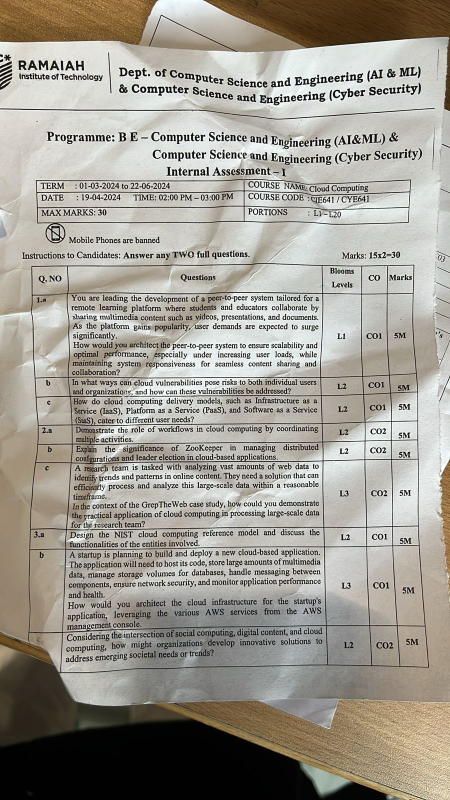
#> input picture sample.jpg, 900 x 1600 px (shown at 1/2 size)
$ python doc_scanner.py sample.jpg
#> lines starting #> are read from the running program, lines starting #| are printed output that depends on the picture; after the words box and inside, x2 and y2 are one past the last pixel; in counts of white or black regions, pixels touching at a corner belong together
#!/usr/bin/env python3
"""
Document Scanner with comprehensive visualization of edge and threshold detection.
Shows each processing step to help understand how edges are detected.
"""

import cv2
import sys
import argparse
import numpy as np
from pathlib import Path

# ────────────────────────── Edge detection functions ──────────────────────────

def auto_canny(img, sigma):
    """Applies Canny edge detection using the median pixel intensity."""
    v = np.median(img)
    lower = int(max(0, (1. - sigma) * v))
    upper = int(min(255, (1. + sigma) * v))
    return cv2.Canny(img, lower, upper)

def order_pts(pts):
    """Orders 4 points: top-left, top-right, bottom-right, bottom-left."""
    # Ensure pts is a NumPy array with shape (4, 2)
    if not isinstance(pts, np.ndarray):
        pts = np.array(pts, dtype="float32")

    # Attempt to reshape if needed
    if pts.shape != (4, 2):
        try:
            pts = pts.reshape((4, 2))
        except ValueError:
            print(f"Warning: order_pts received points with unexpected shape: {pts.shape}.")
            # Create default rectangle
            h, w = 100, 100
            pts = np.array([[0, 0], [w, 0], [w, h], [0, h]], dtype="float32")

    # Calculate the ordering of points
    rect = np.zeros((4, 2), dtype="float32")

    # Sum of coordinates - smallest is top-left, largest is bottom-right
    s = pts.sum(axis=1)
    rect[0] = pts[np.argmin(s)]  # top-left has smallest sum
    rect[2] = pts[np.argmax(s)]  # bottom-right has largest sum

    # Difference of coordinates - smallest is top-right, largest is bottom-left
    diff = np.diff(pts, axis=1).flatten()
    rect[1] = pts[np.argmin(diff)]  # top-right has smallest difference
    rect[3] = pts[np.argmax(diff)]  # bottom-left has largest difference

    return rect

def find_document_contours(img_processed, min_area_ratio=0.1, epsilon_factor=0.02):
    """
    Finds document contours in a processed image, with visualization.
    Returns the contours and a visualization image.
    """
    # Create a visualization image
    viz_img = cv2.cvtColor(img_processed, cv2.COLOR_GRAY2BGR)

    # Find contours
    contours, _ = cv2.findContours(img_processed, cv2.RETR_EXTERNAL, cv2.CHAIN_APPROX_SIMPLE)

    # Draw all contours in light gray
    cv2.drawContours(viz_img, contours, -1, (100, 100, 100), 1)

    if not contours:
        return None, viz_img

    # Sort contours by area (largest first)
    contours = sorted(contours, key=cv2.contourArea, reverse=True)

    # Calculate minimum area threshold
    img_area = img_processed.shape[0] * img_processed.shape[1]
    min_area = img_area * min_area_ratio

    # Filter and process contours
    possible_docs = []

    # Try to find contours that cover most of the image (likely the full document)
    # Consider the largest contours first
    for i, c in enumerate(contours[:5]):  # Only check the 5 largest contours
        area = cv2.contourArea(c)
        if area < min_area:
            # Mark small contours in red
            cv2.drawContours(viz_img, [c], 0, (0, 0, 200), 1)
            continue

        # Calculate how rectangular the contour is
        rect = cv2.minAreaRect(c)
        box = cv2.boxPoints(rect)
        box_area = cv2.contourArea(box)
        rect_ratio = area / box_area if box_area > 0 else 0

        # Draw large contours in blue
        cv2.drawContours(viz_img, [c], 0, (255, 0, 0), 2)

        # Try multiple epsilon values for polygon approximation
        for factor in [epsilon_factor, 0.01, 0.03, 0.05]:
            perimeter = cv2.arcLength(c, True)
            approx = cv2.approxPolyDP(c, factor * perimeter, True)

            vertices = len(approx)

            # Calculate aspect ratio of the contour - prefer more rectangular shapes
            rect = cv2.boundingRect(approx)
            aspect_ratio = max(rect[2], rect[3]) / min(rect[2], rect[3]) if min(rect[2], rect[3]) > 0 else 1

            # Score the contour based on area, rectangularity and aspect ratio
            # We want large, rectangular contours with reasonable aspect ratios
            contour_score = area * rect_ratio * (1.0 / max(1.0, aspect_ratio))

            # Ideal case: 4-sided contour with good properties
            if vertices == 4:
                # Draw the approximated contour in green
                cv2.drawContours(viz_img, [approx], 0, (0, 255, 0), 2)

                # Draw the corners as circles
                for point in approx:
                    x, y = point[0]
                    cv2.circle(viz_img, (x, y), 5, (0, 255, 255), -1)

                possible_docs.append((approx, contour_score))
                # Add label
                cx = np.mean(approx[:, 0, 0])
                cy = np.mean(approx[:, 0, 1])
                cv2.putText(viz_img, f"Doc (score: {contour_score:.1f})", (int(cx)-50, int(cy)),
                            cv2.FONT_HERSHEY_SIMPLEX, 0.5, (0, 255, 0), 1)
                break

            # Handle 3, 5, or 6 vertices cases
            elif vertices >= 3 and vertices <= 6:
                # Draw the original approximation in yellow
                cv2.drawContours(viz_img, [approx], 0, (0, 255, 255), 1)

                # Convert to a rectangle
                rect = cv2.minAreaRect(approx)
                box = cv2.boxPoints(rect)
                box = np.int32(box)

                # Draw the rectangular approximation in green
                cv2.drawContours(viz_img, [box], 0, (0, 255, 0), 2)

                # Draw the corners as circles
                for point in box:
                    x, y = point
                    cv2.circle(viz_img, (int(x), int(y)), 5, (0, 255, 255), -1)

                possible_docs.append((box.reshape(-1, 1, 2), contour_score))
                # Add label
                cx = np.mean(box[:, 0])
                cy = np.mean(box[:, 1])
                cv2.putText(viz_img, f"Doc (v={vertices}, score={contour_score:.1f})",
                            (int(cx)-80, int(cy)),
                            cv2.FONT_HERSHEY_SIMPLEX, 0.5, (0, 255, 0), 1)
                break

    # If we found possible documents, select the best one based on score
    if possible_docs:
        # Sort by score (highest first)
        possible_docs.sort(key=lambda x: x[1], reverse=True)
        best_docs = [doc[0] for doc in possible_docs]

        # Draw the best contour with a thick line
        cv2.drawContours(viz_img, [best_docs[0]], 0, (0, 255, 0), 3)
        cv2.putText(viz_img, "BEST MATCH",
                    (int(viz_img.shape[1]/2)-50, int(viz_img.shape[0]/2)),
                    cv2.FONT_HERSHEY_SIMPLEX, 1, (0, 0, 255), 2)

        return best_docs, viz_img

    return None, viz_img

def enhance_for_threshold(img):
    """Apply special preprocessing for threshold method to better capture full document edges"""
    # Create a border around the image to help with documents that extend to the edges
    bordered = cv2.copyMakeBorder(img, 20, 20, 20, 20, cv2.BORDER_CONSTANT, value=0)

    # Increase contrast to make the document stand out
    clahe = cv2.createCLAHE(clipLimit=3.0, tileGridSize=(8, 8))
    contrast = clahe.apply(bordered)

    # Apply bilateral filter to preserve edges while smoothing
    bilateral = cv2.bilateralFilter(contrast, 9, 75, 75)

    return bilateral

def four_point_warp(img, pts):
    """Applies perspective warp to an image based on 4 points."""
    # Ensure pts are properly ordered
    rect = order_pts(pts)
    (tl, tr, br, bl) = rect

    # Draw the ordered points on a copy for visualization
    viz_img = img.copy()
    points = [tl, tr, br, bl]
    colors = [(0, 0, 255), (0, 255, 0), (255, 0, 0), (255, 255, 0)]  # Red, Green, Blue, Yellow
    labels = ["TL", "TR", "BR", "BL"]

    for (point, color, label) in zip(points, colors, labels):
        x, y = point.astype(int)
        cv2.circle(viz_img, (x, y), 10, color, -1)
        cv2.putText(viz_img, label, (x-10, y-10), cv2.FONT_HERSHEY_SIMPLEX, 0.7, color, 2)

    # Compute width: max distance between br/bl or tr/tl
    widthA = np.linalg.norm(br - bl)
    widthB = np.linalg.norm(tr - tl)
    maxWidth = max(1, int(max(widthA, widthB)))

    # Compute height: max distance between tr/br or tl/bl
    heightA = np.linalg.norm(tr - br)
    heightB = np.linalg.norm(tl - bl)
    maxHeight = max(1, int(max(heightA, heightB)))

    # Destination points for "bird's eye view"
    dst = np.array([
        [0, 0],                  # Top-left
        [maxWidth - 1, 0],       # Top-right
        [maxWidth - 1, maxHeight - 1], # Bottom-right
        [0, maxHeight - 1]       # Bottom-left
    ], dtype="float32")

    # Draw the destination rectangle on viz_img
    dst_scaled = dst.copy()
    # Scale and shift the destination to avoid overlapping with the original
    scale_factor = 0.3
    shift_x = img.shape[1] - int(maxWidth * scale_factor) - 10
    shift_y = 10

    dst_scaled = dst_scaled * scale_factor
    dst_scaled[:, 0] += shift_x
    dst_scaled[:, 1] += shift_y
    dst_scaled = dst_scaled.astype(int)

    cv2.polylines(viz_img, [dst_scaled], True, (0, 255, 0), 2)
    cv2.putText(viz_img, "Target", (shift_x, shift_y-10), cv2.FONT_HERSHEY_SIMPLEX, 0.5, (0, 255, 0), 1)

    # Compute the perspective transform matrix and apply it
    try:
        M = cv2.getPerspectiveTransform(rect, dst)
        warped = cv2.warpPerspective(img, M, (maxWidth, maxHeight))
        return warped, viz_img
    except cv2.error as e:
        print(f"Error during perspective warp: {e}")
        return img, viz_img

# ────────────────────────── Main scanning function ──────────────────────────

def scan(path, visualize=True, out="scanned_output.jpeg"):
    """
    Document scanning function with detailed visualization of the detection process.

    Args:
        path: Path to the input image
        visualize: Whether to show visualization windows
        out: Output file path
    """
#> called with visualize = True, out = 'scanned_output.jpeg'
    # Load the image
    try:
        img = cv2.imread(str(path))
#> img is the input picture: shape (1600, 900, 3); mean B, G, R 146.8, 155.8, 159.6
        if img is None:
            raise IOError(f"Cannot open or read image file {path}")
        orig = img.copy()
    except Exception as e:
        sys.exit(f"Error loading image: {e}")

    # Display the original image
    if visualize:
        cv2.imshow("Original Image", img)
        cv2.waitKey(1000)  # Wait 1 second to ensure window is visible

    # Resize for faster processing
    proc_h = 700
    if img.shape[0] <= proc_h:
        ratio = 1.0
        small = img.copy()
    else:
        ratio = img.shape[0] / proc_h
        small = cv2.resize(img, (int(img.shape[1] / ratio), proc_h),
                          interpolation=cv2.INTER_AREA)

    # Display the resized image
    if visualize:
        cv2.imshow("Resized Image", small)
        cv2.waitKey(1000)

    # Convert to grayscale
    gray = cv2.cvtColor(small, cv2.COLOR_BGR2GRAY)

    if visualize:
        cv2.imshow("Grayscale", gray)
        cv2.waitKey(1000)

    # Apply contrast enhancement
    clahe = cv2.createCLAHE(clipLimit=2.0, tileGridSize=(8, 8))
    enhanced = clahe.apply(gray)

    if visualize:
        cv2.imshow("Enhanced Contrast", enhanced)
        cv2.waitKey(1000)

    # Apply Gaussian blur
    blurred = cv2.GaussianBlur(enhanced, (5, 5), 0)
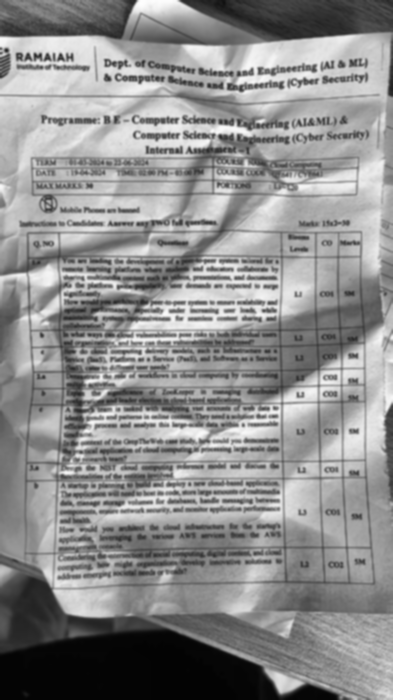
#> blurred: shape (700, 393); min 3, max 254, mean 141.2

    if visualize:
        cv2.imshow("Blurred", blurred)
        cv2.waitKey(1000)

    # Store results from both methods
    edge_document_contour = None
    threshold_document_contour = None

    # ---------------------- EDGE-BASED DETECTION ----------------------
    print("\n====== METHOD 1: EDGE DETECTION ======")

    # Create a window for edge detection steps
    if visualize:
        cv2.namedWindow("Edge Detection Steps", cv2.WINDOW_NORMAL)
        cv2.resizeWindow("Edge Detection Steps", 800, 600)

    # Try different parameters for edge detection
    edge_params = [
        {"sigma": 0.33, "kernel_size": 5, "area_ratio": 0.1},
        {"sigma": 0.25, "kernel_size": 7, "area_ratio": 0.1},
        {"sigma": 0.40, "kernel_size": 5, "area_ratio": 0.05}
    ]

    for params in edge_params:
        print(f"\nTrying edge detection with: sigma={params['sigma']}, kernel={params['kernel_size']}, area_ratio={params['area_ratio']}")

        # Apply Canny edge detection
        edges = auto_canny(blurred, params['sigma'])

        if visualize:
            cv2.imshow("Canny Edges", edges)
            cv2.waitKey(1000)

        # Apply morphological operations
        kernel = cv2.getStructuringElement(cv2.MORPH_RECT, (params['kernel_size'], params['kernel_size']))
        closed = cv2.morphologyEx(edges, cv2.MORPH_CLOSE, kernel, iterations=2)

        if visualize:
            cv2.imshow("Morphological Closing", closed)
            cv2.waitKey(1000)

        # Apply dilation to connect broken edges
        dilated = cv2.dilate(closed, kernel, iterations=1)

        if visualize:
            cv2.imshow("Dilated Edges", dilated)
            cv2.waitKey(1000)

        # Find and visualize document contours
        contours, viz = find_document_contours(dilated, params['area_ratio'])

        if visualize:
            cv2.imshow("Edge Detection Steps", viz)
            cv2.waitKey(1000)

        if contours:
            edge_document_contour = contours[0]
            print(f"✓ Found document contour using edge detection!")
            break
#> this loop made 1 pass
#> (v in auto_canny, lower in auto_canny, upper in auto_canny, edge_document_contour) on pass 1: (147, 98, 195, [[371, 699], [-19, 687], [0, 18], [392, 30]])
#> pass 1, in scan, `edges = auto_canny(blurred, params['sigma'])`:
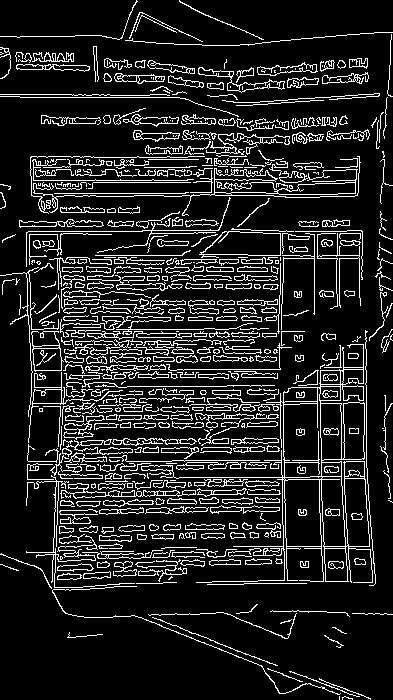
#> edges: shape (700, 393); 13.4% white in thin lines or dots
#> pass 1, in scan, `closed = cv2.morphologyEx(edges, cv2.MORPH_CLOSE, kernel, iterations=2)`:
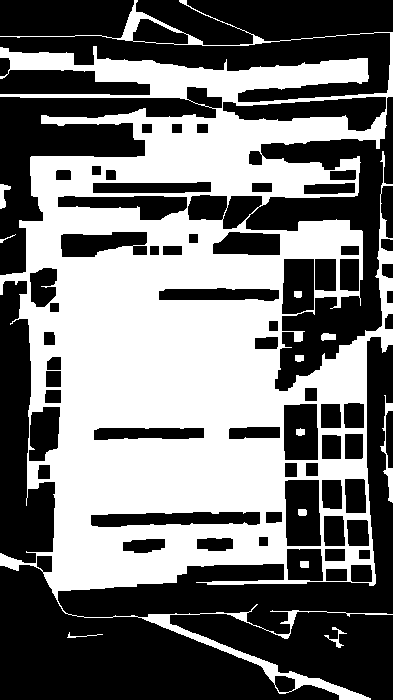
#> closed: shape (700, 393); 45.1% white; 12 white regions, largest, box (x1, y1, x2, y2) and area: (0, 0, 393, 700) 123046, (380, 395, 393, 503) 381, (0, 184, 11, 209) 144
#> pass 1, in scan, `dilated = cv2.dilate(closed, kernel, iterations=1)`:
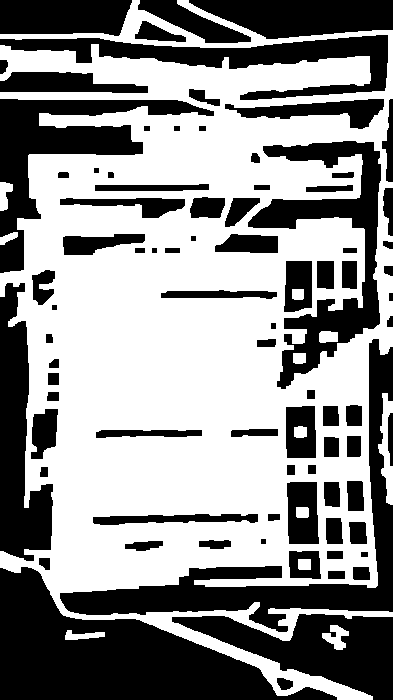
#> dilated: shape (700, 393); 56.3% white; 84 black regions, largest, box (x1, y1, x2, y2) and area: (0, 567, 337, 700) 20968, (60, 339, 393, 632) 13760, (248, 141, 381, 389) 10120

    # ---------------------- THRESHOLD-BASED DETECTION ----------------------
    print("\n====== METHOD 2: THRESHOLD DETECTION ======")

    if visualize:
        cv2.namedWindow("Threshold Detection Steps", cv2.WINDOW_NORMAL)
        cv2.resizeWindow("Threshold Detection Steps", 800, 600)

    # Enhanced preprocessing for threshold method
    print("Applying additional preprocessing for threshold method...")

    # Apply special enhancement for threshold method to capture full document boundaries
    enhanced_for_threshold = enhance_for_threshold(gray)
#> in enhance_for_threshold, `bordered = cv2.copyMakeBorder(img, 20, 20, 20, 20, cv2.BORDER_CONSTANT..`:
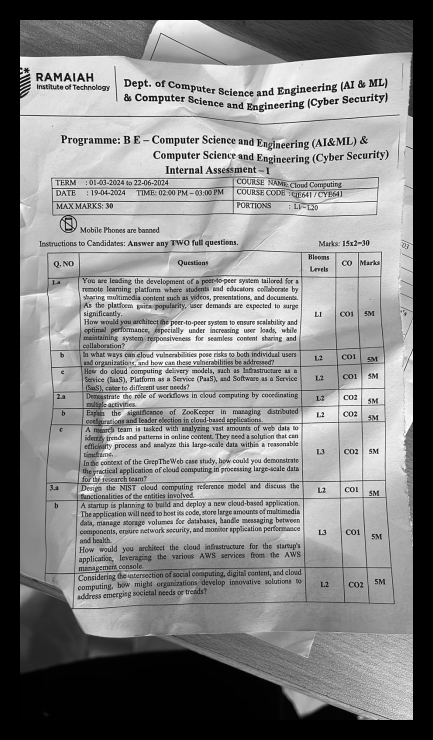
#> bordered: shape (740, 433); min 0, max 252, mean 133.8
#> in enhance_for_threshold, `bilateral = cv2.bilateralFilter(contrast, 9, 75, 75)`:
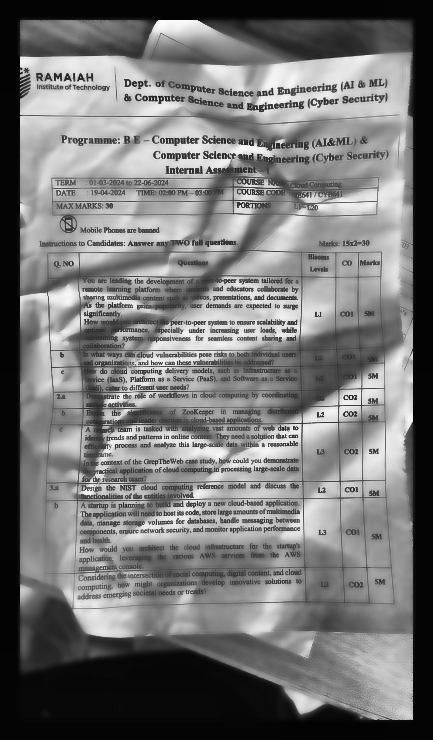
#> bilateral: shape (740, 433); min 3, max 252, mean 118.3

    if visualize:
        cv2.imshow("Enhanced for Threshold", enhanced_for_threshold)
        cv2.waitKey(800)

    # Create multiple preprocessing versions for threshold
    preproc_versions = []

    # 1. Enhanced version specifically for threshold
    preproc_versions.append(("enhanced_threshold", enhanced_for_threshold))

    # 2. Standard blurred
    preproc_versions.append(("standard", blurred))

    # 3. Extra contrast enhancement
    clahe2 = cv2.createCLAHE(clipLimit=4.0, tileGridSize=(8, 8))
    high_contrast = clahe2.apply(gray)
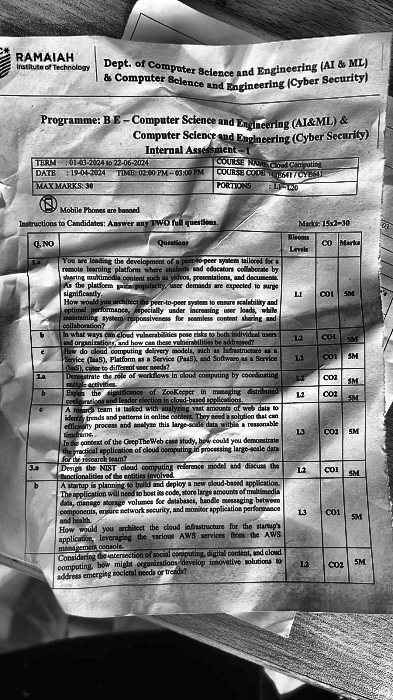
#> high_contrast: shape (700, 393); min 0, max 255, mean 130.3
    preproc_versions.append(("high_contrast", high_contrast))

    # 4. Normalization
    normalized = cv2.normalize(gray, None, 0, 255, cv2.NORM_MINMAX)
    preproc_versions.append(("normalized", normalized))

    # 5. Sharpened
    kernel = np.array([[-1, -1, -1], [-1, 9, -1], [-1, -1, -1]])
    sharpened = cv2.filter2D(blurred, -1, kernel)
#> (the rest of the program and of its run is left out)
